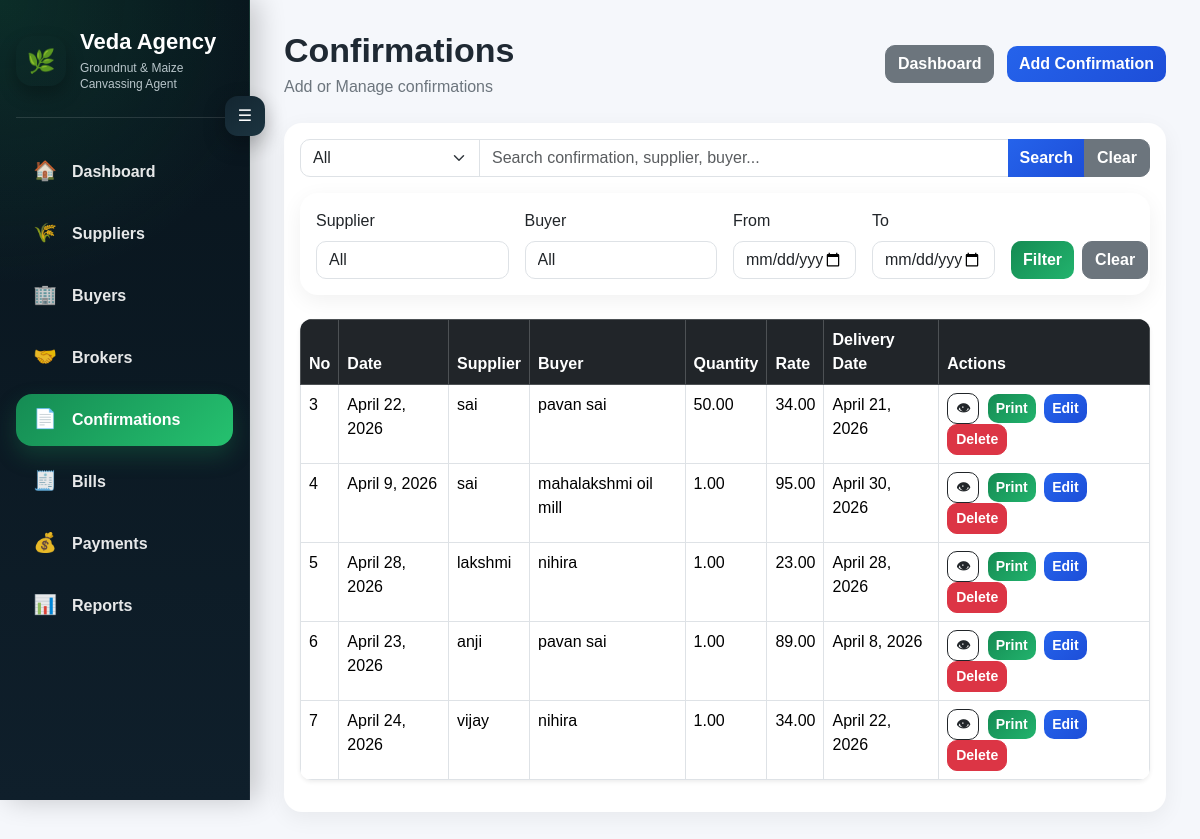
The app's page /confirmations/ with its own data.
### transactions/models.py (models this page shows, shortened)
class Confirmation(models.Model):
    confirmation_number = models.CharField(max_length=50, blank=True)
    confirmation_date = models.DateField()
    supplier = models.ForeignKey(Seller, on_delete=models.PROTECT)
    buyer = models.ForeignKey(Buyer, on_delete=models.PROTECT)
    supplier_place = models.CharField(max_length=100, blank=True)
    buyer_place = models.CharField(max_length=100, blank=True)
    quantity = models.DecimalField(max_digits=12, decimal_places=2)
    quality = models.CharField(max_length=100, blank=True)
    count = models.CharField(max_length=50, blank=True)
    moisture = models.CharField(max_length=50, blank=True)
    gunny = models.CharField(max_length=100, blank=True)
    rate = models.DecimalField(max_digits=10, decimal_places=2)
    packing = models.CharField(max_length=100, blank=True)
    delivery_at = models.CharField(max_length=100, blank=True)
    date_of_delivery = models.DateField(blank=True, null=True)
    supplier_commission_rate = models.DecimalField(max_digits=10, decimal_places=2, default=20)
    buyer_commission_rate = models.DecimalField(max_digits=10, decimal_places=2, default=20)
    supplier_broker = models.ForeignKey(
        Broker,
        on_delete=models.SET_NULL,
        null=True,
        blank=True,
        related_name="supplier_confirmations"
    )
    buyer_broker = models.ForeignKey(
        Broker,
        on_delete=models.SET_NULL,
        null=True,
        blank=True,
        related_name="buyer_confirmations"
    )
    remarks = models.TextField(blank=True)

class Seller(models.Model):
    name = models.CharField(max_length=100)
    address = models.TextField(blank=True)
    place = models.CharField(max_length=100, blank=True)
    remarks = models.TextField(blank=True)
    gst_no = models.CharField(max_length=30, blank=True)
    phone_no = models.CharField(max_length=20, blank=True)
    email_id = models.EmailField(blank=True)
    zipcode = models.CharField(max_length=20, blank=True, null=True)
    def __str__(self):
        return self.name

class Buyer(models.Model):
    name = models.CharField(max_length=100)
    address = models.TextField(blank=True)
    place = models.CharField(max_length=100, blank=True)
    remarks = models.TextField(blank=True)
    gst_no = models.CharField(max_length=30, blank=True)
    phone_no = models.CharField(max_length=20, blank=True)
    email_id = models.EmailField(blank=True)
    zipcode = models.CharField(max_length=20, blank=True, null=True)
    def __str__(self):
        return self.name

### transactions/views.py (the view, shortened to what this page needs)
# urls.py: path("confirmations/", views.confirmation_list, name="confirmation_list"),
def confirmation_list(request):
    confirmations = Confirmation.objects.annotate(
        num=Cast("confirmation_number", IntegerField())
    ).order_by("num")
    search = request.GET.get("search")
    type_filter = request.GET.get("type")
    suppliers = Seller.objects.all().order_by("name")
    buyers = Buyer.objects.all().order_by("name")
    supplier = request.GET.get("supplier")
    buyer = request.GET.get("buyer")
    start_date = request.GET.get("start_date")
    end_date = request.GET.get("end_date")
    if supplier:
        confirmations = confirmations.filter(supplier_id=supplier)
    if buyer:
        confirmations = confirmations.filter(buyer_id=buyer)
    if start_date:
        confirmations = confirmations.filter(confirmation_date__gte=start_date)
    if end_date:
        confirmations = confirmations.filter(confirmation_date__lte=end_date)
    return render(request, "transactions/confirmation_list.html", {
        "confirmations": confirmations,
        "suppliers": suppliers,
        "buyers": buyers,
    })

### transactions/templates/transactions/confirmation_list.html (shortened to what this page needs)
{% extends "transactions/base.html" %}
{% block content %}
    <div class="d-flex justify-content-between align-items-center mb-4">
        <div>
            <h1 class="page-title">Confirmations</h1>
            <p class="page-subtitle">Add or Manage confirmations</p>
        </div>
        <div>
        <a href="/" class="btn btn-secondary me-2">Dashboard</a>
        <a href="/add-confirmation/" class="btn btn-primary">Add Confirmation</a>
        </div>
    </div>
<div class="card">
    <div class="card-body">
        <form method="get" class="mb-3">
            <div class="input-group">
                    <select name="type" class="form-select" style="max-width:180px;">
                        <option value="">All</option>
                    </select>
                    <input type="text" name="search" class="form-control"
                        placeholder="Search confirmation, supplier, buyer..."
                        value="{{ request.GET.search }}">
                    <button class="btn btn-primary">Search</button>
                    <a href="/confirmations/" class="btn btn-secondary">Clear</a>
            </div>
        </form>
        <form method="get" class="card card-body mb-4">
            <div class="row g-3 align-items-end">
                <div class="col-md-3">
                    <label class="form-label">Supplier</label>
                    <select name="supplier" class="form-control">
                        <option value="">All</option>
                    </select>
                </div>
                <div class="col-md-3">
                    <label class="form-label">Buyer</label>
                    <select name="buyer" class="form-control">
                        <option value="">All</option>
                    </select>
                </div>
                <div class="col-md-2">
                    <label class="form-label">From</label>
                    <input type="date" name="start_date" class="form-control">
                </div>
                <div class="col-md-2">
                    <label class="form-label">To</label>
                    <input type="date" name="end_date" class="form-control">
                </div>
                <div class="col-md-2 d-flex gap-2">
                    <button type="submit" class="btn btn-success w-100">Filter</button>
                    <a href="/confirmations/" class="btn btn-secondary">Clear</a>
                </div>
            </div>
        </form>
        <table class="table table-hover table-bordered bg-white shadow-sm">
            <thead class="table-dark">
                <tr>
                    <th>No</th>
                    <th>Date</th>
                    <th>Supplier</th>
                    <th>Buyer</th>
                    <th>Quantity</th>
                    <th>Rate</th>
                    <th>Delivery Date</th>
                    <th>Actions</th>
                </tr>
            </thead>
            <tbody>
                {% for c in confirmations %}
                <tr>
                    <td>{{ c.confirmation_number }}</td>
                    <td>{{ c.confirmation_date }}</td>
                    <td>{{ c.supplier }}</td>
                    <td>{{ c.buyer }}</td>
                    <td>{{ c.quantity }}</td>
                    <td>{{ c.rate }}</td>
                    <td>{{ c.date_of_delivery }}</td>
                    <td>
                    <a href="/confirmation/{{ c.id }}/view/" class="btn btn-sm btn-outline-dark me-1" title="View">👁</a>
                    <a href="/confirmation/{{ c.id }}/print/" class="btn btn-sm btn-success me-1">Print</a>
                    <a href="/confirmation/{{ c.id }}/edit/" class="btn btn-sm btn-primary me-1">Edit</a>
                    <a href="/confirmation/{{ c.id }}/delete/" class="btn btn-sm btn-danger">Delete</a>
                    </td>
                </tr>
                {% empty %}
                <tr>
                    <td colspan="8" class="text-center">No confirmations found</td>
                </tr>
                {% endfor %}
            </tbody>
        </table>
    </div>
</div>
{% endblock %}

### transactions/templates/transactions/base.html (style rules this page uses)
* { -webkit-font-smoothing: antialiased; -moz-osx-font-smoothing: grayscale; }
:root { --sidebar-open: 250px; --sidebar-closed: 78px; --green: #198754; --dark-1: #08141c; --dark-2: #0f1f2b; }
body { margin: 0; background: #f5f7fb; font-family: Arial, sans-serif; }
.page-title { font-size: 34px; font-weight: 900; margin-bottom: 4px; color: #1f2933; }
.page-subtitle { color: #6c757d; font-size: 16px; margin-bottom: 0; }
.card { border: 0; border-radius: 18px; box-shadow: 0 6px 22px rgba(0,0,0,0.06); }
.btn { border-radius: 10px; font-weight: 600; }
.btn-primary { background: linear-gradient(135deg, #2563eb, #1d4ed8); border: none; }
.btn-success { background: linear-gradient(135deg, #158b53, #22b36d); border: none; }
.form-control, .form-select { border-radius: 10px; }
.table { border-radius: 12px; overflow: hidden; }
.table thead th { background: #212529; color: white; font-weight: 700; }

### records on screen
Confirmation: confirmation_number "3", confirmation_date "April 22, 2026", supplier "sai", buyer "pavan sai", quantity "50.00", rate "34.00", date_of_delivery "April 21, 2026"
Confirmation: confirmation_number "4", confirmation_date "April 9, 2026", supplier "sai", buyer "mahalakshmi oil mill", quantity "1.00", rate "95.00", date_of_delivery "April 30, 2026"
Confirmation: confirmation_number "5", confirmation_date "April 28, 2026", supplier "lakshmi", buyer "nihira", quantity "1.00", rate "23.00", date_of_delivery "April 28, 2026"
Confirmation: confirmation_number "6", confirmation_date "April 23, 2026", supplier "anji", buyer "pavan sai", quantity "1.00", rate "89.00", date_of_delivery "April 8, 2026"
Confirmation: confirmation_number "7", confirmation_date "April 24, 2026", supplier "vijay", buyer "nihira", quantity "1.00", rate "34.00", date_of_delivery "April 22, 2026"
